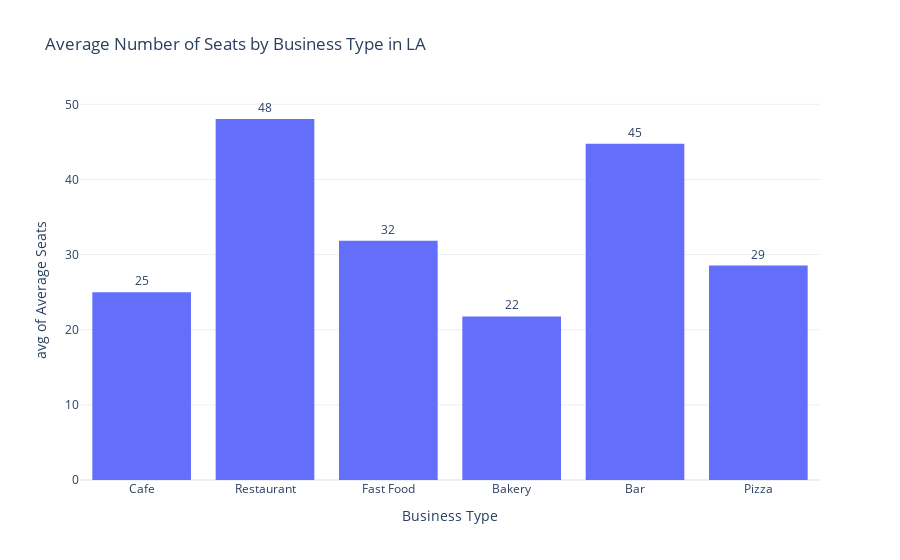

Source (notebook cell):
### Markdown cell above
The average seat count is calculated using the `data` dataset, and the results are visualized using a `histogram` from Plotly:

### Code cell
# Creating a histogram of average seats by business type
fig = px.histogram(data, x='object_type', y='number',
             histfunc='avg',
             labels={'object_type':'Business Type', 'number':'Average Seats'}, 
             title='Average Number of Seats by Business Type in LA',
             template= 'plotly_white',
             text_auto='.2s')
fig.update_traces(textfont_size=12, textangle=0, textposition="outside", cliponaxis=False)
fig.show()

### Figure 1 — Plotly figure (JSON) as saved in the notebook; plotly's stock layout.template omitted (floating-point values rounded to 4 significant figures; data arrays with more than 128 entries replaced by an {"elided": "..."} marker saying what was removed)
{"data": [{"alignmentgroup": "True", "bingroup": "x", "cliponaxis": false, "histfunc": "avg", "hovertemplate": "Business Type=%{x}<br>avg of Average Seats=%{y}<extra></extra>", "legendgroup": "", "marker": {"color": "#636efa", "pattern": {"shape": ""}}, "name": "", "offsetgroup": "", "orientation": "v", "showlegend": false, "textangle": 0, "textfont": {"size": 12}, "textposition": "outside", "texttemplate": "%{value:.2s}", "type": "histogram", "x": {"elided": "9648 str values"}, "xaxis": "x", "y": {"elided": "9648 int values"}, "yaxis": "y"}], "layout": {"barmode": "relative", "legend": {"tracegroupgap": 0}, "title": {"text": "Average Number of Seats by Business Type in LA"}, "xaxis": {"anchor": "y", "domain": [0, 1], "title": {"text": "Business Type"}}, "yaxis": {"anchor": "x", "domain": [0, 1], "title": {"text": "avg of Average Seats"}}}}
